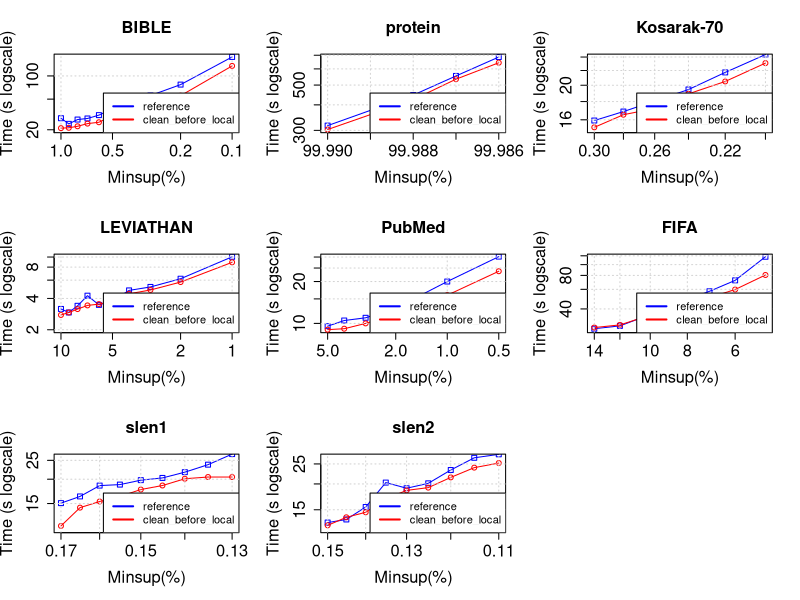

Write R code to recreate this figure.
tiff("clean_before_localExec.png", width=9, height=9, units='in', res=120)
par(mfrow=c(3,3), cex.lab=1.5, cex.axis=1.5, cex.main=1.5, cex.sub=1.5)

#BIBLE
#DATA
x <- c(0.01, 0.009, 0.008, 0.007, 0.006, 0.005, 0.004, 0.003, 0.002, 0.001)*100

zero <- c(28247, 23874, 27147, 28035, 30995, 37511, 43290, 55725, 77181, 176405)/1000
one <- c(20986, 21225, 22196, 24049, 25033, 30613, 35295, 43428, 55406, 134948)/1000

#PLOT
plot(x, zero, log = "xy", type="o", pch=0, xlab="Minsup(%)",ylab="Time (s logscale)", col="blue", xlim = rev(range(x)), ylim=c(20, 176))
lines(x, one, col="red", type="o", pch=1)
title(main="BIBLE", cex.lab=1.5, cex.axis=1.5, cex.main=1.5, cex.sub=1.5)
grid()
legend("bottomright", legend=c("reference", "clean_before_local"), lty=c(1,1),lwd=c(2,2), col=c("blue", "red"), cex = 1)

#protein
#DATA
x <- c(0.9999, 0.99988, 0.99987, 0.99986)*100

zero <- c(316549, 446706, 554299, 686114)/1000
one <- c(302929, 424053, 534491, 643213)/1000

#PLOT
plot(x, zero, log = "xy", type="o", pch=0, xlab="Minsup(%)",ylab="Time (s logscale)", col="blue", xlim = rev(range(x)), ylim=c(302, 686))
lines(x, one, col="red", type="o", pch=1)
title(main="protein", cex.lab=1.5, cex.axis=1.5, cex.main=1.5, cex.sub=1.5)
grid()
legend("bottomright", legend=c("reference", "clean_before_local"), lty=c(1,1),lwd=c(2,2), col=c("blue", "red"), cex = 1)

#Kosarak-70
#DATA
x <- c(0.003, 0.0028, 0.0026, 0.0024, 0.0022, 0.002)*100

zero <- c(15922, 16873, 18065, 19459, 21731, 24384)/1000
one <- c(15240, 16534, 17214, 18923, 20496, 23075)/1000

#PLOT
plot(x, zero, log = "xy", type="o", pch=0, xlab="Minsup(%)",ylab="Time (s logscale)", col="blue", xlim = rev(range(x)), ylim=c(15, 24))
lines(x, one, col="red", type="o", pch=1)
title(main="Kosarak-70", cex.lab=1.5, cex.axis=1.5, cex.main=1.5, cex.sub=1.5)
grid()
legend("bottomright", legend=c("reference", "clean_before_local"), lty=c(1,1),lwd=c(2,2), col=c("blue", "red"), cex = 1)

#LEVIATHAN
#DATA
x <- c(0.1, 0.09, 0.08, 0.07, 0.06, 0.05, 0.04, 0.03, 0.02, 0.01)*100

zero <- c(3170, 2933, 3398, 4253, 3470, 3782, 4780, 5159, 6189, 10052)/1000
one <- c(2776, 2931, 3161, 3429, 3526, 3806, 4435, 4824, 5747, 8898)/1000

#PLOT
plot(x, zero, log = "xy", type="o", pch=0, xlab="Minsup(%)",ylab="Time (s logscale)", col="blue", xlim = rev(range(x)), ylim=c(2, 10))
lines(x, one, col="red", type="o", pch=1)
title(main="LEVIATHAN", cex.lab=1.5, cex.axis=1.5, cex.main=1.5, cex.sub=1.5)
grid()
legend("bottomright", legend=c("reference", "clean_before_local"), lty=c(1,1),lwd=c(2,2), col=c("blue", "red"), cex = 1)

#PubMed
#DATA
x <- c(0.05, 0.04, 0.03, 0.02, 0.01, 0.005)*100

zero <- c(9556, 10489, 10974, 12881, 20003, 30201)/1000
one <- c(9018, 9160, 10001, 11644, 15955, 23714)/1000

#PLOT
plot(x, zero, log = "xy", type="o", pch=0, xlab="Minsup(%)",ylab="Time (s logscale)", col="blue", xlim = rev(range(x)), ylim=c(9, 30))
lines(x, one, col="red", type="o", pch=1)
title(main="PubMed", cex.lab=1.5, cex.axis=1.5, cex.main=1.5, cex.sub=1.5)
grid()
legend("bottomright", legend=c("reference", "clean_before_local"), lty=c(1,1),lwd=c(2,2), col=c("blue", "red"), cex = 1)

#FIFA
#DATA
x <- c(0.14, 0.12, 0.1, 0.09, 0.08, 0.07, 0.06, 0.05)*100

zero <- c(26572, 28193, 35703, 44324, 48639, 57630, 72229, 117669)/1000
one <- c(27228, 28746, 35258, 40268, 45692, 50524, 59785, 80710)/1000

#PLOT
plot(x, zero, log = "xy", type="o", pch=0, xlab="Minsup(%)",ylab="Time (s logscale)", col="blue", xlim = rev(range(x)), ylim=c(26, 117))
lines(x, one, col="red", type="o", pch=1)
title(main="FIFA", cex.lab=1.5, cex.axis=1.5, cex.main=1.5, cex.sub=1.5)
grid()
legend("bottomright", legend=c("reference", "clean_before_local"), lty=c(1,1),lwd=c(2,2), col=c("blue", "red"), cex = 1)

#slen1
#DATA
x <- c(0.0017, 0.00165, 0.0016, 0.00155, 0.0015, 0.00145, 0.0014, 0.00135, 0.0013)*100

zero <- c(15077, 16317, 18549, 18766, 19779, 20306, 21739, 23757, 26922)/1000
one <- c(11511, 14291, 15370, 16315, 17707, 18567, 20112, 20526, 20521)/1000

#PLOT
plot(x, zero, log = "xy", type="o", pch=0, xlab="Minsup(%)",ylab="Time (s logscale)", col="blue", xlim = rev(range(x)), ylim=c(11, 26))
lines(x, one, col="red", type="o", pch=1)
title(main="slen1", cex.lab=1.5, cex.axis=1.5, cex.main=1.5, cex.sub=1.5)
grid()
legend("bottomright", legend=c("reference", "clean_before_local"), lty=c(1,1),lwd=c(2,2), col=c("blue", "red"), cex = 1)

#slen2
#DATA
x <- c(0.0015, 0.00145, 0.0014, 0.00135, 0.0013, 0.00125, 0.0012, 0.00115, 0.0011)*100

zero <- c(13005, 13462, 15471, 20308, 19068, 20138, 23366, 26772, 27830)/1000
one <- c(12609, 13789, 14588, 16926, 18615, 19196, 21518, 23991, 25253)/1000

#PLOT
plot(x, zero, log = "xy", type="o", pch=0, xlab="Minsup(%)",ylab="Time (s logscale)", col="blue", xlim = rev(range(x)), ylim=c(12, 27))
lines(x, one, col="red", type="o", pch=1)
title(main="slen2", cex.lab=1.5, cex.axis=1.5, cex.main=1.5, cex.sub=1.5)
grid()
legend("bottomright", legend=c("reference", "clean_before_local"), lty=c(1,1),lwd=c(2,2), col=c("blue", "red"), cex = 1)

dev.off()
